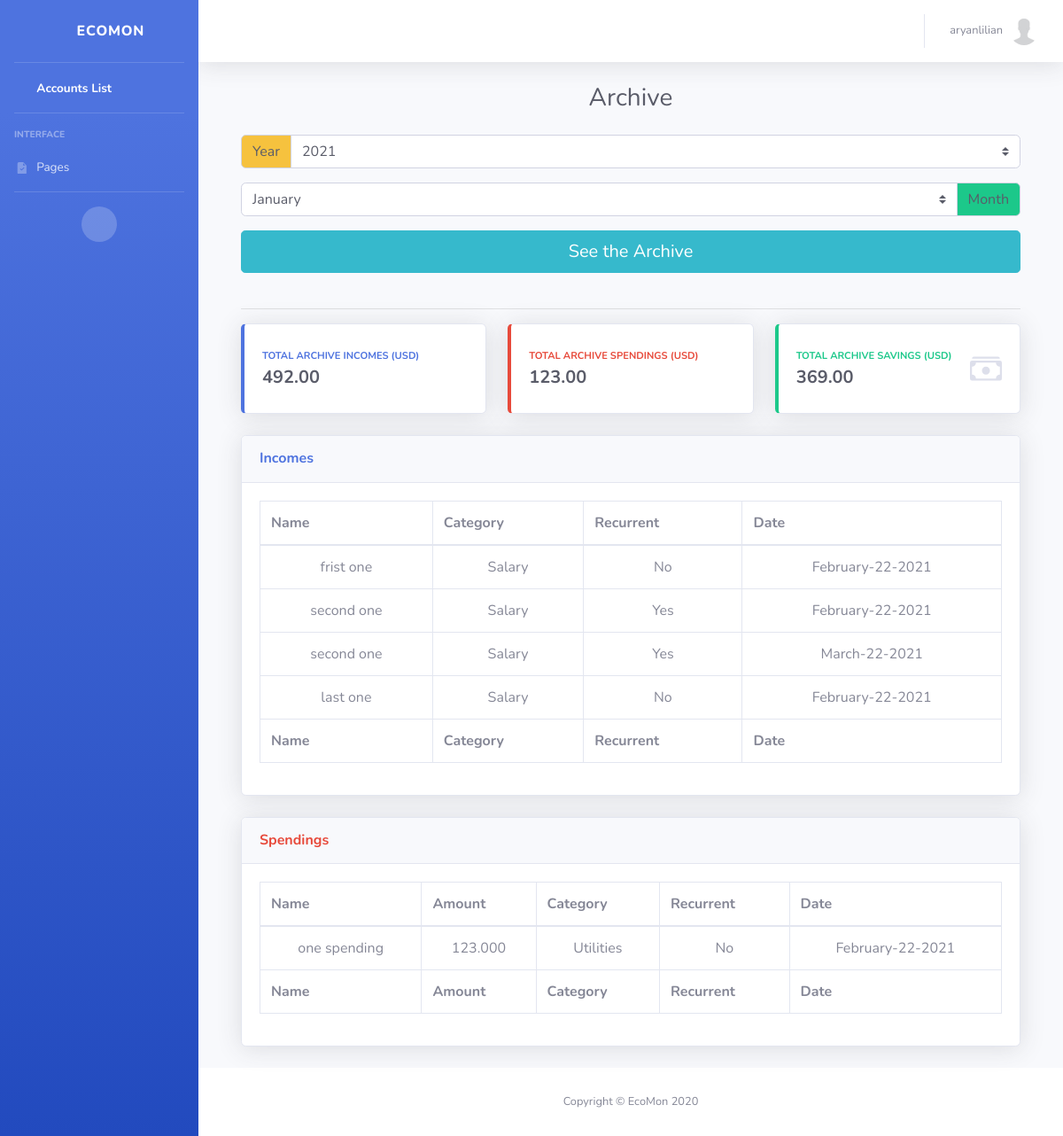
Page /users/archive/ (signed in) on the earlier database version.
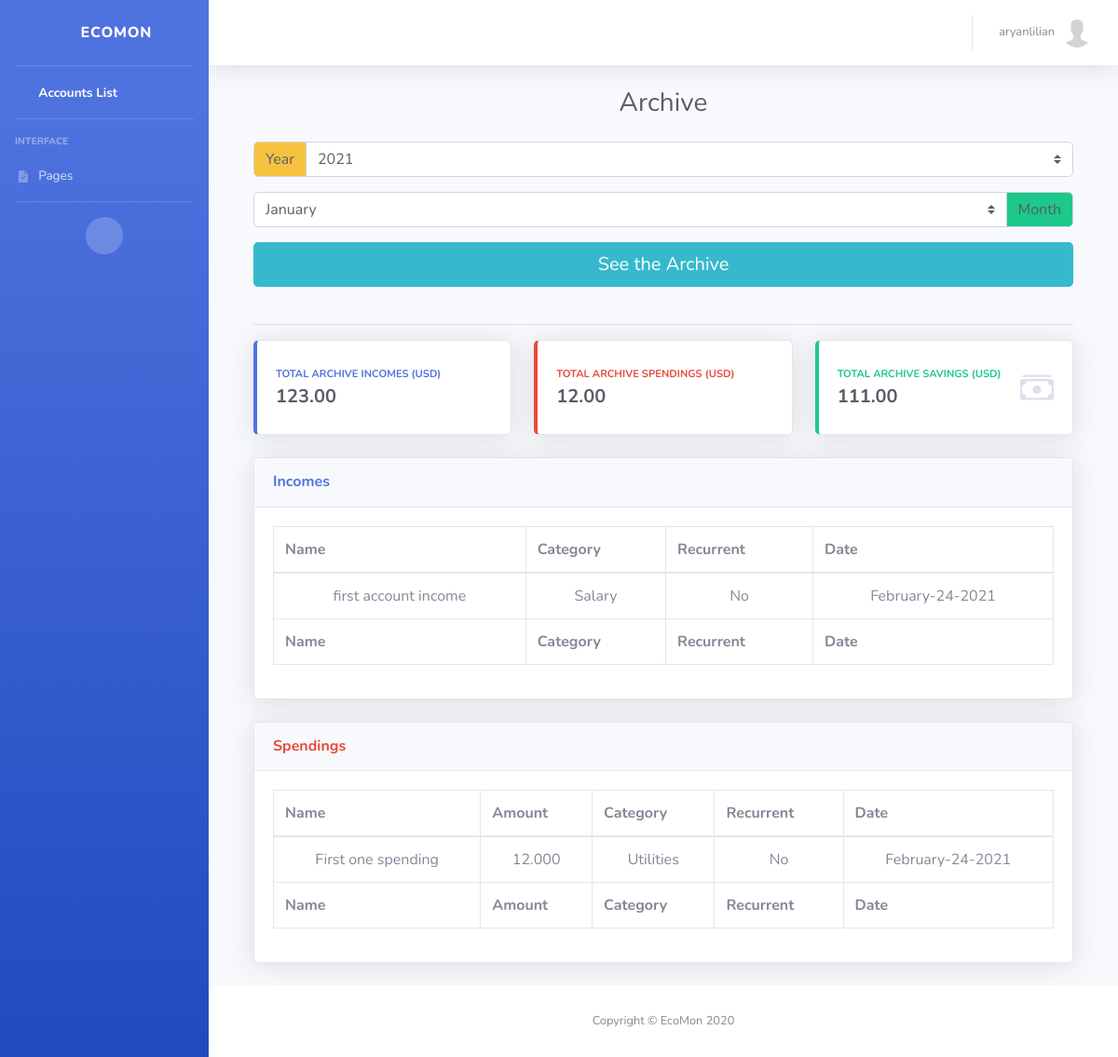
Same page on the later database version.
### users/models.py (models this page shows, shortened)
class Income(models.Model):
    class IncomeCategory(models.TextChoices):
        SALARY = _('Salary')
        AWARDS = _('Awards')
        GRANTS = _('Grants')
        SALE = _('Sale')
        DIVIDENTS = _('Dividents')
        RENTAL = _('Rental')
        REFUNDS = _('Refunds')
        COUPONS = _('Coupons')
        LOTTERY = _('Lottery')
        CAPITAL = _('Capital')
        INVESTMENTS = _('Investments')
        GIFT = _('Gift')
        OTHERS = _('Others')
    user = models.ForeignKey(User, on_delete=models.CASCADE)
    account = models.ForeignKey(Account, on_delete=models.CASCADE, related_name='incomes')
    name = models.CharField(_('Name'), max_length=100)
    amount = models.DecimalField(_('Amount'), max_digits=10, decimal_places=3)
    recurrent = models.BooleanField(_('Recurrent Income'), default=False)
    created_date = models.DateTimeField(_('Created Date/Time'), default=timezone.now)
    updated_date = models.DateTimeField(_('Updated Date/Time'), auto_now=True)
    category = models.CharField(
        _('Category'), max_length=11,
        choices=IncomeCategory.choices, default=IncomeCategory.SALARY
    )

class Spending(models.Model):
    class SpendingCategory(models.TextChoices):
        UTILITIES = _('Utilities')
        RENT = _('Rent')
        INVOICES = _('Invoices')
        SHOPPING = _('Shopping')
        FOOD = _('Food')
        EDUCATION = _('Education')
        FUN = _('Fun')
        INSETMENT = _('Investment')
        OTHERS = _('Others')
    user = models.ForeignKey(User, on_delete=models.CASCADE)
    account = models.ForeignKey(Account, on_delete=models.CASCADE, related_name='spendings')
    name = models.CharField(_('Name'), max_length=50)
    amount = models.DecimalField(_('Amount'), max_digits=10, decimal_places=3)
    recurrent = models.BooleanField(_('Recurrent Spending'), default=False)
    created_date = models.DateTimeField(_('Created Date/Time'), default=timezone.now)
    updated_date = models.DateTimeField(_('Updated Date/Time'), auto_now=True)
    category = models.CharField(
        _('Category'), max_length=10,
        choices=SpendingCategory.choices, default=SpendingCategory.UTILITIES
    )

### users/views.py (the view, shortened to what this page needs)
# urls.py: path('archive/', ArchiveView.as_view(), name='archive'),
class ArchiveView(LoginRequiredMixin, View):
    template_name = 'users/archive.html'
    incomes = spendings = accounts = account = None
    def get(self, request, *args, **kwargs):
        context = self.get_context_data(**kwargs)
        total_incomes = total_spendings = None
        if request.user.pro_membership:
            total_incomes = total_currency_converter(request.user, Income, self.accounts, context['currency'])
            total_spendings = total_currency_converter(request.user, Spending, self.accounts, context['currency'])
        else:
            total_incomes, total_spendings = assembly(self.incomes), assembly(self.spendings)
        context['total_incomes'] = total_incomes
        context['total_spendings'] = total_spendings
        context['total_savings'] = round(total_incomes - total_spendings, 2)
        return render(request, self.template_name, context)
    def get_context_data(self, **kwargs):
        self.accounts = Account.objects.filter(user=self.request.user) if self.request.user.pro_membership else None
        self.account = Account.objects.filter(user=self.request.user).first() if not self.request.user.pro_membership else Account.objects.filter(user=self.request.user)
        self.incomes = Income.objects.filter(user=self.request.user) if self.request.user.pro_membership else Income.objects.filter(user=self.request.user, account=self.account)
        self.spendings = Spending.objects.filter(user=self.request.user) if self.request.user.pro_membership else Spending.objects.filter(user=self.request.user, account=self.account)
        context = {
            'currency': Profile.objects.get(user=self.request.user).currency if self.accounts else self.account.currency,
            'title' : template_titles['archive_title'],
            'accounts' : self.accounts,
            'incomes' : self.incomes,
            'spendings' : self.spendings
        }
        return context

### common/utils.py (called while the page is built)
def assembly(obj):
    return round(sum(i.amount for i in obj), 2)

### templates/users/archive.html (shortened to what this page needs)
{% extends 'users/base.html' %}
{% block content %}
	<div class="container">
		<form method="POST" action="{% url 'archive' %}">
			<div class="input-group mb-3">
			  <div class="input-group-prepend">
			    <label class="input-group-text text-gray-800 bg-warning" for="inputGroupSelect02">Year</label>
			  </div>
			  <select name="year" class="custom-select text-gray-800" id="inputGroupSelect02">
			    <option value="2021">2021</option>
			  </select>
			</div>
			<div class="input-group mb-3">
			  <select name="month" class="custom-select text-gray-800 id="inputGroupSelect03">
			    <option value="01">January</option>
			  </select>
			  <div class="input-group-append">
			    <label class="input-group-text text-gray-800 bg-success" for="inputGroupSelect03">Month</label>
			  </div>
			</div>
			<input type="submit" name="result" value="See the Archive" class="btn btn-info btn-lg btn-block">
		</form>
		<br>
		<hr>
		{% include 'users/components/total-cards.html' %}
		{% include 'users/components/incomes-or-accounts-list-table.html' %}
		{% include 'users/components/spendings-list-table.html' %}
        </div>
{% endblock content %}

### templates/users/components/total-cards.html (shortened to what this page needs)
<div class="row">
    <div class="col-xl-4 col-md-6 mb-4">
        <div class="card border-left-primary shadow h-100 py-2">
            <div class="card-body">
                <div class="row no-gutters align-items-center">
                    <div class="col mr-2">
                        <div class="text-xs font-weight-bold text-primary text-uppercase mb-1">
                            {% if '/users/dashboard/' in request.get_full_path %}
                                Incomes ({{ currency }}) Monthly
                            {% else %}
                                Total Archive Incomes ({{ currency }})
                            {% endif %}
                        </div>
                        <div class="h5 mb-0 font-weight-bold text-gray-800">{% if total_incomes %}{{ total_incomes }}{% else %}0.0{% endif %}</div>
                    </div>
                    <div class="col-auto">
                        <i class="fas fa-wallet fa-2x text-gray-300"></i>
                    </div>
                </div>
            </div>
        </div>
    </div>
    <div class="col-xl-4 col-md-6 mb-4">
        <div class="card border-left-danger shadow h-100 py-2">
            <div class="card-body">
                <div class="row no-gutters align-items-center">
                    <div class="col mr-2">
                        <div class="text-xs font-weight-bold text-danger text-uppercase mb-1">
                            {% if '/users/dashboard/' in request.get_full_path %}
                                Spendings ({{ currency }}) Monthly
                            {% else %}
                                Total Archive Spendings ({{ currency }})
                            {% endif %}
                        </div>
                        <div class="h5 mb-0 font-weight-bold text-gray-800">{% if total_spendings %}{{ total_spendings }}{% else %}0.0{% endif %}</div>
                    </div>
                    <div class="col-auto">
                        <i class="fas fa-credit-card fa-2x text-gray-300"></i>
                    </div>
                </div>
            </div>
        </div>
    </div>
    <div class="col-xl-4 col-md-6 mb-4">
        <div class="card border-left-success shadow h-100 py-2">
            <div class="card-body">
                <div class="row no-gutters align-items-center">
                    <div class="col mr-2">
                        <div class="text-xs font-weight-bold text-success text-uppercase mb-1">
                            {% if '/users/dashboard/' in request.get_full_path %}
                                Savings ({{ currency }}) Monthly
                            {% else %}
                                Total Archive Savings  ({{ currency }})
                            {% endif %}
                        </div>
                        <div class="h5 mb-0 font-weight-bold text-gray-800">{% if total_savings %}{{ total_savings }}{% else %}0.0{% endif %}</div>
                    </div>
                    <div class="col-auto">
                    </div>
                </div>
            </div>
        </div>
    </div>
</div>

### templates/users/components/incomes-or-accounts-list-table.html (shortened to what this page needs)
<div class="card shadow mb-4">
  <div class="card-header py-3">
    <h6 class="m-0 font-weight-bold
            {% if request.get_full_path == '/users/accounts/new/' %}
                text-info
            {% else %}
                text-primary
            {% endif %}">
		{% if '/users/incomes/new/' in request.get_full_path or '/users/incomes/update/' in request.get_full_path %}
			Incomes - {{ date|date:"Y/M" }}
		{% elif request.get_full_path == '/users/archive/' %}
			Incomes
        {% else %}
            Accounts
		{% endif %}
	</h6>
  </div>
  <div class="card-body">
    <div class="table-responsive">
      <table class="table table-bordered" id="incomesAndAccountsDataTable" width="100%" cellspacing="0">
        <thead>
          <tr>
            <th>Name</th>
            <th>Category</th>
            <th>
                {% if '/users/incomes/new/' in request.get_full_path or '/users/incomes/update/' in request.get_full_path or request.get_full_path == '/users/archive/' %}
                    Recurrent
                {% else %}
                    Currency
                {% endif %}
            </th>
            <th>Date</th>
          </tr>
        </thead>
        <tfoot>
          <tr>
              <th>Name</th>
            <th>Category</th>
            <th>
                {% if '/users/incomes/new/' in request.get_full_path or '/users/incomes/update/' in request.get_full_path or request.get_full_path == '/users/archive/' %}
                    Recurrent
                {% else %}
                    Currency
                {% endif %}
            </th>
            <th>Date</th>
          </tr>
        </tfoot>
        <tbody>
            {% if request.get_full_path == '/users/archive/' %}
              {% for object in incomes %}
                  <div class="row">
                      <tr>
                          <td class="text-center">{% if request.get_full_path == '/users/accounts/new/' %}<a href="{% url 'dashboard' object.id %}">{{ object.name }}</a>{% else %}{{ object.name }}{% endif %}</td>
                          <td class="text-center">{{ object.category }}</td>
                          <td class="text-center">
                              {% if '/users/incomes/new/' in request.get_full_path or '/users/incomes/update/' in request.get_full_path or request.get_full_path == '/users/archive/' %}
                                  {% if object.recurrent == True %}Yes{% else %}No{% endif %}
                              {% else %}
                                  {{ object.currency }}
                              {% endif %}
                          </td>
                          <td class="text-center">{{ object.created_date|date:"F-d-Y" }}</td>
                      </tr>
                  </div>
                {% endfor %}
            {% endif %}
        </tbody>
      </table>
    </div>
  </div>
</div>

### templates/users/components/spendings-list-table.html (shortened to what this page needs)
<div class="card shadow mb-4">
  <div class="card-header py-3">
    <h6 class="m-0 font-weight-bold text-danger">
		{% if request.get_full_path != '/users/archive/' %}
			Spendings - {{ date|date:"Y/M" }}
		{% else %}
			Spendings
		{% endif %}
	</h6>
  </div>
  <div class="card-body">
    <div class="table-responsive">
      <table class="table table-bordered" id="spendingsDataTable" width="100%" cellspacing="0">
        <thead>
          <tr>
            <th>Name</th>
            <th>Amount</th>
            <th>Category</th>
            <th>Recurrent</th>
            <th>Date</th>
          </tr>
        </thead>
        <tfoot>
          <tr>
              <th>Name</th>
            <th>Amount</th>
            <th>Category</th>
            <th>Recurrent</th>
            <th>Date</th>
          </tr>
        </tfoot>
        <tbody>
          {% if request.get_full_path == '/users/archive/' %}
            {% for object in spendings %}
                <div class="row">
                    <tr>
                        <td class="text-center">{{ object.name }}</td>
                        <td class="text-center">{{ object.amount }}</td>
                        <td class="text-center">{{ object.category }}</td>
                        <td class="text-center">
                            {% if object.recurrent == True %}Yes{% else %}No{% endif %}
                        </td>
                        <td class="text-center">{{ object.created_date|date:"F-d-Y" }}</td>
                    </tr>
                </div>
              {% endfor %}
          {% endif %}
        </tbody>
      </table>
    </div>
  </div>
</div>

Differences in the rows shown:
removed Income: name "frist one", category "Salary", recurrent "No", created_date "February-22-2021"
removed Income: name "second one", category "Salary", recurrent "Yes", created_date "February-22-2021"
removed Income: name "second one", category "Salary", recurrent "Yes", created_date "March-22-2021"
removed Income: name "last one", category "Salary", recurrent "No", created_date "February-22-2021"
removed Spending: name "one spending", amount "123.000", category "Utilities", recurrent "No", created_date "February-22-2021"
added Income: name "first account income", category "Salary", recurrent "No", created_date "February-24-2021"
added Spending: name "First one spending", amount "12.000", category "Utilities", recurrent "No", created_date "February-24-2021"
Other differences:
{{ total_incomes }}: "492.00" → "123.00"
{{ total_spendings }}: "123.00" → "12.00"
{{ total_savings }}: "369.00" → "111.00"
